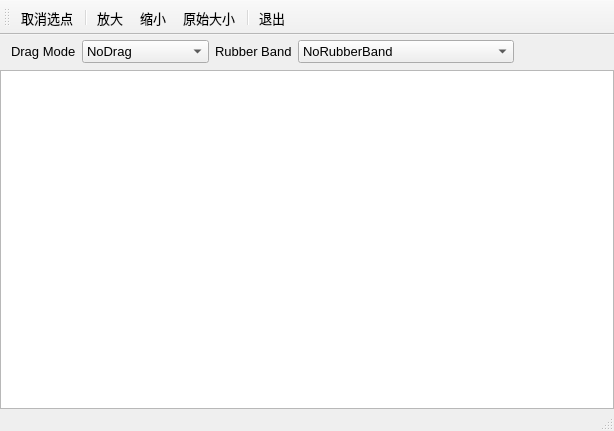
<?xml version="1.0" encoding="UTF-8"?>
<ui version="4.0">
 <class>MainWindow</class>
 <widget class="QMainWindow" name="MainWindow">
  <property name="geometry">
   <rect>
    <x>0</x>
    <y>0</y>
    <width>614</width>
    <height>431</height>
   </rect>
  </property>
  <property name="font">
   <font>
    <pointsize>10</pointsize>
   </font>
  </property>
  <property name="windowTitle">
   <string>图表交互操作</string>
  </property>
  <widget class="QWidget" name="centralWidget">
   <layout class="QVBoxLayout" name="verticalLayout">
    <property name="spacing">
     <number>2</number>
    </property>
    <property name="leftMargin">
     <number>0</number>
    </property>
    <property name="topMargin">
     <number>0</number>
    </property>
    <property name="rightMargin">
     <number>0</number>
    </property>
    <property name="bottomMargin">
     <number>0</number>
    </property>
    <item>
     <widget class="QFrame" name="frame">
      <property name="frameShadow">
       <enum>QFrame::Raised</enum>
      </property>
      <layout class="QHBoxLayout" name="horizontalLayout">
       <property name="topMargin">
        <number>5</number>
       </property>
       <property name="bottomMargin">
        <number>5</number>
       </property>
       <item>
        <widget class="QLabel" name="label">
         <property name="text">
          <string>Drag Mode</string>
         </property>
        </widget>
       </item>
       <item>
        <widget class="QComboBox" name="comboDragMode">
         <item>
          <property name="text">
           <string>NoDrag</string>
          </property>
         </item>
         <item>
          <property name="text">
           <string>ScrollHandDrag</string>
          </property>
         </item>
         <item>
          <property name="text">
           <string>RubberBandDrag</string>
          </property>
         </item>
        </widget>
       </item>
       <item>
        <widget class="QLabel" name="label_2">
         <property name="text">
          <string>Rubber Band</string>
         </property>
        </widget>
       </item>
       <item>
        <widget class="QComboBox" name="comboRubberBand">
         <item>
          <property name="text">
           <string>NoRubberBand</string>
          </property>
         </item>
         <item>
          <property name="text">
           <string>VerticalRubberBand</string>
          </property>
         </item>
         <item>
          <property name="text">
           <string>HorizontalRubberBand</string>
          </property>
         </item>
         <item>
          <property name="text">
           <string>RectangleRubberBand</string>
          </property>
         </item>
         <item>
          <property name="text">
           <string>RectangleRubberBand__Custom</string>
          </property>
         </item>
        </widget>
       </item>
       <item>
        <spacer name="horizontalSpacer">
         <property name="orientation">
          <enum>Qt::Horizontal</enum>
         </property>
         <property name="sizeHint" stdset="0">
          <size>
           <width>125</width>
           <height>20</height>
          </size>
         </property>
        </spacer>
       </item>
      </layout>
     </widget>
    </item>
    <item>
     <widget class="TChartView" name="chartView"/>
    </item>
   </layout>
  </widget>
  <widget class="QToolBar" name="mainToolBar">
   <property name="toolButtonStyle">
    <enum>Qt::ToolButtonTextBesideIcon</enum>
   </property>
   <attribute name="toolBarArea">
    <enum>TopToolBarArea</enum>
   </attribute>
   <attribute name="toolBarBreak">
    <bool>false</bool>
   </attribute>
   <addaction name="actDeselectAll"/>
   <addaction name="separator"/>
   <addaction name="actZoomIn"/>
   <addaction name="actZoomOut"/>
   <addaction name="actZoomReset"/>
   <addaction name="separator"/>
   <addaction name="actQuit"/>
  </widget>
  <widget class="QStatusBar" name="statusBar"/>
  <action name="actZoomReset">
   <property name="icon">
    <iconset resource="res.qrc">
     <normaloff>:/images/images/414.bmp</normaloff>:/images/images/414.bmp</iconset>
   </property>
   <property name="text">
    <string>原始大小</string>
   </property>
   <property name="toolTip">
    <string>原始大小</string>
   </property>
  </action>
  <action name="actQuit">
   <property name="icon">
    <iconset resource="res.qrc">
     <normaloff>:/images/images/132.bmp</normaloff>:/images/images/132.bmp</iconset>
   </property>
   <property name="text">
    <string>退出</string>
   </property>
   <property name="toolTip">
    <string>退出</string>
   </property>
  </action>
  <action name="actZoomIn">
   <property name="icon">
    <iconset resource="res.qrc">
     <normaloff>:/images/images/418.bmp</normaloff>:/images/images/418.bmp</iconset>
   </property>
   <property name="text">
    <string>放大</string>
   </property>
   <property name="toolTip">
    <string>放大</string>
   </property>
  </action>
  <action name="actZoomOut">
   <property name="icon">
    <iconset resource="res.qrc">
     <normaloff>:/images/images/416.bmp</normaloff>:/images/images/416.bmp</iconset>
   </property>
   <property name="text">
    <string>缩小</string>
   </property>
   <property name="toolTip">
    <string>缩小</string>
   </property>
  </action>
  <action name="actDeselectAll">
   <property name="icon">
    <iconset resource="res.qrc">
     <normaloff>:/images/images/124.bmp</normaloff>:/images/images/124.bmp</iconset>
   </property>
   <property name="text">
    <string>取消选点</string>
   </property>
   <property name="toolTip">
    <string>取消所有选中的点</string>
   </property>
  </action>
  <action name="actDeletePoints">
   <property name="icon">
    <iconset resource="res.qrc">
     <normaloff>:/images/images/108.bmp</normaloff>:/images/images/108.bmp</iconset>
   </property>
   <property name="text">
    <string>删除选点</string>
   </property>
   <property name="toolTip">
    <string>删除所有选中的点</string>
   </property>
  </action>
 </widget>
 <layoutdefault spacing="6" margin="11"/>
 <customwidgets>
  <customwidget>
   <class>TChartView</class>
   <extends>QGraphicsView</extends>
   <header location="global">tchartview.h</header>
  </customwidget>
 </customwidgets>
 <resources>
  <include location="res.qrc"/>
 </resources>
 <connections>
  <connection>
   <sender>actQuit</sender>
   <signal>triggered()</signal>
   <receiver>MainWindow</receiver>
   <slot>close()</slot>
   <hints>
    <hint type="sourcelabel">
     <x>-1</x>
     <y>-1</y>
    </hint>
    <hint type="destinationlabel">
     <x>339</x>
     <y>206</y>
    </hint>
   </hints>
  </connection>
 </connections>
</ui>
